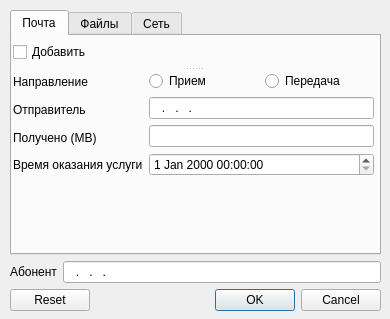
<?xml version="1.0" encoding="UTF-8"?>
<ui version="4.0">
 <class>AddServiceDialog</class>
 <widget class="QDialog" name="AddServiceDialog">
  <property name="geometry">
   <rect>
    <x>0</x>
    <y>0</y>
    <width>390</width>
    <height>319</height>
   </rect>
  </property>
  <property name="sizePolicy">
   <sizepolicy hsizetype="Fixed" vsizetype="Fixed">
    <horstretch>0</horstretch>
    <verstretch>0</verstretch>
   </sizepolicy>
  </property>
  <property name="windowTitle">
   <string>Добавление записи об услуге</string>
  </property>
  <widget class="QWidget" name="layoutWidget">
   <property name="geometry">
    <rect>
     <x>10</x>
     <y>10</y>
     <width>371</width>
     <height>301</height>
    </rect>
   </property>
   <layout class="QVBoxLayout" name="dialogLayout">
    <item>
     <widget class="QTabWidget" name="services">
      <property name="currentIndex">
       <number>0</number>
      </property>
      <widget class="QWidget" name="postTab">
       <attribute name="title">
        <string>Почта</string>
       </attribute>
       <widget class="QSplitter" name="postSplitter">
        <property name="geometry">
         <rect>
          <x>1</x>
          <y>1</y>
          <width>361</width>
          <height>191</height>
         </rect>
        </property>
        <property name="orientation">
         <enum>Qt::Vertical</enum>
        </property>
        <widget class="QCheckBox" name="addPost">
         <property name="text">
          <string>Добавить</string>
         </property>
        </widget>
        <widget class="QWidget" name="layoutWidget">
         <layout class="QFormLayout" name="formLayout">
          <item row="0" column="0">
           <layout class="QVBoxLayout" name="labelLayout_post">
            <item>
             <widget class="QLabel" name="directionLabel_post">
              <property name="text">
               <string>Направление</string>
              </property>
             </widget>
            </item>
            <item>
             <widget class="QLabel" name="srcdestLabel_post">
              <property name="text">
               <string>Отправитель</string>
              </property>
             </widget>
            </item>
            <item>
             <widget class="QLabel" name="sendrecvDataLabel_post">
              <property name="text">
               <string>Получено (MB)</string>
              </property>
             </widget>
            </item>
            <item>
             <widget class="QLabel" name="dateTimeLabel_post">
              <property name="text">
               <string>Время оказания услуги</string>
              </property>
             </widget>
            </item>
           </layout>
          </item>
          <item row="0" column="1">
           <layout class="QVBoxLayout" name="editLayout_post">
            <item>
             <layout class="QHBoxLayout" name="directionLayout_post">
              <item>
               <widget class="QRadioButton" name="recvToggle_post">
                <property name="text">
                 <string>Прием</string>
                </property>
               </widget>
              </item>
              <item>
               <widget class="QRadioButton" name="sendToggle_post">
                <property name="text">
                 <string>Передача</string>
                </property>
                <property name="checked">
                 <bool>false</bool>
                </property>
               </widget>
              </item>
             </layout>
            </item>
            <item>
             <widget class="QLineEdit" name="sendrecvEdit_post">
              <property name="inputMask">
               <string>000.000.000.000</string>
              </property>
             </widget>
            </item>
            <item>
             <widget class="QLineEdit" name="sendrecvDataEdit_post"/>
            </item>
            <item>
             <widget class="QDateTimeEdit" name="dateTimeEdit_post"/>
            </item>
           </layout>
          </item>
         </layout>
        </widget>
       </widget>
      </widget>
      <widget class="QWidget" name="fileTab">
       <attribute name="title">
        <string>Файлы</string>
       </attribute>
       <widget class="QSplitter" name="fileSplitter">
        <property name="geometry">
         <rect>
          <x>0</x>
          <y>-2</y>
          <width>361</width>
          <height>201</height>
         </rect>
        </property>
        <property name="orientation">
         <enum>Qt::Vertical</enum>
        </property>
        <widget class="QCheckBox" name="addFiles">
         <property name="text">
          <string>Добавить</string>
         </property>
        </widget>
        <widget class="QWidget" name="layoutWidget">
         <layout class="QFormLayout" name="filesLayout">
          <item row="0" column="0">
           <layout class="QVBoxLayout" name="labelLayout_files">
            <item>
             <widget class="QLabel" name="directionLabel_files">
              <property name="text">
               <string>Направление</string>
              </property>
             </widget>
            </item>
            <item>
             <widget class="QLabel" name="srcdestLabel_files">
              <property name="text">
               <string>Отправитель</string>
              </property>
             </widget>
            </item>
            <item>
             <widget class="QLabel" name="sendrecvDataLabel_files">
              <property name="text">
               <string>Получено (MB)</string>
              </property>
             </widget>
            </item>
            <item>
             <widget class="QLabel" name="durationLabel_files">
              <property name="text">
               <string>Длительность (мин)</string>
              </property>
             </widget>
            </item>
            <item>
             <widget class="QLabel" name="dateTimeLabel_files">
              <property name="text">
               <string>Время оказания услуги</string>
              </property>
             </widget>
            </item>
           </layout>
          </item>
          <item row="0" column="1">
           <layout class="QVBoxLayout" name="editLayout_files">
            <item>
             <layout class="QHBoxLayout" name="directionLayout_files">
              <item>
               <widget class="QRadioButton" name="recvToggle_files">
                <property name="text">
                 <string>Прием</string>
                </property>
               </widget>
              </item>
              <item>
               <widget class="QRadioButton" name="sendToggle_files">
                <property name="text">
                 <string>Передача</string>
                </property>
                <property name="checked">
                 <bool>false</bool>
                </property>
               </widget>
              </item>
             </layout>
            </item>
            <item>
             <widget class="QLineEdit" name="sendrecvEdit_files">
              <property name="inputMask">
               <string>000.000.000.000</string>
              </property>
             </widget>
            </item>
            <item>
             <widget class="QLineEdit" name="sendrecvDataEdit_files"/>
            </item>
            <item>
             <widget class="QLineEdit" name="durationEdit_files"/>
            </item>
            <item>
             <widget class="QDateTimeEdit" name="dateTimeEdit_files"/>
            </item>
           </layout>
          </item>
         </layout>
        </widget>
       </widget>
      </widget>
      <widget class="QWidget" name="netTab">
       <attribute name="title">
        <string>Сеть</string>
       </attribute>
       <widget class="QSplitter" name="netSplitter">
        <property name="geometry">
         <rect>
          <x>0</x>
          <y>-2</y>
          <width>361</width>
          <height>201</height>
         </rect>
        </property>
        <property name="orientation">
         <enum>Qt::Vertical</enum>
        </property>
        <widget class="QCheckBox" name="addNet">
         <property name="text">
          <string>Добавить</string>
         </property>
        </widget>
        <widget class="QWidget" name="layoutWidget">
         <layout class="QFormLayout" name="formLayout_net">
          <item row="0" column="0">
           <layout class="QVBoxLayout" name="labelLayout_net">
            <item>
             <widget class="QLabel" name="destLabel_net">
              <property name="text">
               <string>Адрес назначения</string>
              </property>
             </widget>
            </item>
            <item>
             <widget class="QLabel" name="sendLabel_net">
              <property name="text">
               <string>Отправлено (MB)</string>
              </property>
             </widget>
            </item>
            <item>
             <widget class="QLabel" name="recvLabel_net">
              <property name="text">
               <string>Получено (MB)</string>
              </property>
             </widget>
            </item>
            <item>
             <widget class="QLabel" name="durationLabel_net">
              <property name="text">
               <string>Длительность (мин)</string>
              </property>
             </widget>
            </item>
            <item>
             <widget class="QLabel" name="dateTimeLabel_network">
              <property name="text">
               <string>Время оказания услуги</string>
              </property>
             </widget>
            </item>
           </layout>
          </item>
          <item row="0" column="1">
           <layout class="QVBoxLayout" name="editLayout_net">
            <item>
             <widget class="QLineEdit" name="destEdit_net">
              <property name="inputMask">
               <string>000.000.000.000</string>
              </property>
             </widget>
            </item>
            <item>
             <widget class="QLineEdit" name="sendEdit_net"/>
            </item>
            <item>
             <widget class="QLineEdit" name="recvEdit_net"/>
            </item>
            <item>
             <widget class="QLineEdit" name="durationEdit_net"/>
            </item>
            <item>
             <widget class="QDateTimeEdit" name="dateTimeEdit_network"/>
            </item>
           </layout>
          </item>
         </layout>
        </widget>
       </widget>
      </widget>
     </widget>
    </item>
    <item>
     <layout class="QHBoxLayout" name="abonentLayout">
      <item>
       <widget class="QLabel" name="abonentLabel">
        <property name="text">
         <string>Абонент</string>
        </property>
       </widget>
      </item>
      <item>
       <widget class="QLineEdit" name="abonentEdit">
        <property name="inputMask">
         <string>000.000.000.000</string>
        </property>
       </widget>
      </item>
     </layout>
    </item>
    <item>
     <widget class="QDialogButtonBox" name="buttonBox">
      <property name="orientation">
       <enum>Qt::Horizontal</enum>
      </property>
      <property name="standardButtons">
       <set>QDialogButtonBox::Cancel|QDialogButtonBox::Ok|QDialogButtonBox::Reset</set>
      </property>
     </widget>
    </item>
   </layout>
  </widget>
 </widget>
 <resources/>
 <connections>
  <connection>
   <sender>buttonBox</sender>
   <signal>accepted()</signal>
   <receiver>AddServiceDialog</receiver>
   <slot>accept()</slot>
   <hints>
    <hint type="sourcelabel">
     <x>230</x>
     <y>309</y>
    </hint>
    <hint type="destinationlabel">
     <x>157</x>
     <y>274</y>
    </hint>
   </hints>
  </connection>
  <connection>
   <sender>buttonBox</sender>
   <signal>rejected()</signal>
   <receiver>AddServiceDialog</receiver>
   <slot>reject()</slot>
   <hints>
    <hint type="sourcelabel">
     <x>297</x>
     <y>284</y>
    </hint>
    <hint type="destinationlabel">
     <x>286</x>
     <y>274</y>
    </hint>
   </hints>
  </connection>
 </connections>
</ui>
